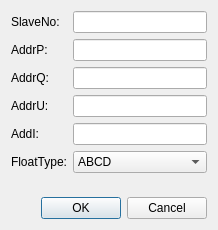
<?xml version="1.0" encoding="UTF-8"?>
<ui version="4.0">
 <class>SlaveConfDialog</class>
 <widget class="QDialog" name="SlaveConfDialog">
  <property name="geometry">
   <rect>
    <x>0</x>
    <y>0</y>
    <width>218</width>
    <height>230</height>
   </rect>
  </property>
  <property name="windowTitle">
   <string>Dialog</string>
  </property>
  <layout class="QGridLayout" name="gridLayout">
   <item row="0" column="0">
    <layout class="QFormLayout" name="formLayout">
     <item row="0" column="0">
      <widget class="QLabel" name="label_11">
       <property name="text">
        <string>SlaveNo:</string>
       </property>
      </widget>
     </item>
     <item row="0" column="1">
      <widget class="QLineEdit" name="lineEdit_SlaveNo"/>
     </item>
     <item row="1" column="0">
      <widget class="QLabel" name="label_12">
       <property name="text">
        <string>AddrP:</string>
       </property>
      </widget>
     </item>
     <item row="1" column="1">
      <widget class="QLineEdit" name="lineEdit_AddrP"/>
     </item>
     <item row="2" column="0">
      <widget class="QLabel" name="label_13">
       <property name="text">
        <string>AddrQ:</string>
       </property>
      </widget>
     </item>
     <item row="2" column="1">
      <widget class="QLineEdit" name="lineEdit_AddrQ"/>
     </item>
     <item row="3" column="0">
      <widget class="QLabel" name="label_14">
       <property name="text">
        <string>AddrU:</string>
       </property>
      </widget>
     </item>
     <item row="3" column="1">
      <widget class="QLineEdit" name="lineEdit_AddrU"/>
     </item>
     <item row="4" column="0">
      <widget class="QLabel" name="label_15">
       <property name="text">
        <string>AddI:</string>
       </property>
      </widget>
     </item>
     <item row="4" column="1">
      <widget class="QLineEdit" name="lineEdit_AddrI"/>
     </item>
     <item row="5" column="0">
      <widget class="QLabel" name="label_16">
       <property name="text">
        <string>FloatType:</string>
       </property>
      </widget>
     </item>
     <item row="5" column="1">
      <widget class="QComboBox" name="comboBox_FloatType">
       <property name="sizePolicy">
        <sizepolicy hsizetype="Expanding" vsizetype="Fixed">
         <horstretch>0</horstretch>
         <verstretch>0</verstretch>
        </sizepolicy>
       </property>
       <item>
        <property name="text">
         <string>ABCD</string>
        </property>
       </item>
       <item>
        <property name="text">
         <string>CDAB</string>
        </property>
       </item>
       <item>
        <property name="text">
         <string>BADC</string>
        </property>
       </item>
       <item>
        <property name="text">
         <string>DCBA</string>
        </property>
       </item>
      </widget>
     </item>
    </layout>
   </item>
   <item row="1" column="0">
    <widget class="QDialogButtonBox" name="buttonBox">
     <property name="orientation">
      <enum>Qt::Horizontal</enum>
     </property>
     <property name="standardButtons">
      <set>QDialogButtonBox::Cancel|QDialogButtonBox::Ok</set>
     </property>
    </widget>
   </item>
  </layout>
 </widget>
 <resources/>
 <connections>
  <connection>
   <sender>buttonBox</sender>
   <signal>accepted()</signal>
   <receiver>SlaveConfDialog</receiver>
   <slot>accept()</slot>
   <hints>
    <hint type="sourcelabel">
     <x>248</x>
     <y>254</y>
    </hint>
    <hint type="destinationlabel">
     <x>157</x>
     <y>274</y>
    </hint>
   </hints>
  </connection>
  <connection>
   <sender>buttonBox</sender>
   <signal>rejected()</signal>
   <receiver>SlaveConfDialog</receiver>
   <slot>reject()</slot>
   <hints>
    <hint type="sourcelabel">
     <x>316</x>
     <y>260</y>
    </hint>
    <hint type="destinationlabel">
     <x>286</x>
     <y>274</y>
    </hint>
   </hints>
  </connection>
 </connections>
</ui>
